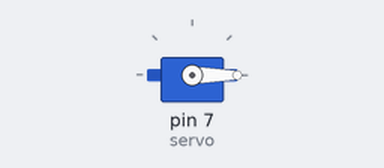
Recording of a program running on a simulated MicroPython board. Parts: servo. Servo angles are drawn from the pulse width (0.5 ms = 0°, 2.5 ms = 180°).

Above: at 0.05 s.
Timing chart, 0 to 4.6 s (numbered marks = the images above):
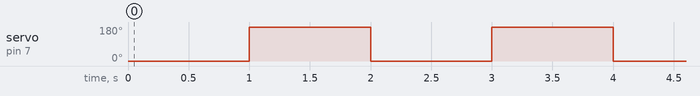

The program:

PWM_control_servo.py
```python
from machine import Pin, PWM
import utime

servo = PWM(Pin(7))
servo.freq(50)

# Numerical remapping
def my_map(x, in_min, in_max, out_min, out_max):
    return int((x - in_min) * (out_max - out_min) / (in_max - in_min) + out_min)

# Control servo, value=[0, 180]
def servo_control(value):
    if value > 180 or value < 0:
        print('Please enter a limited speed value of 0-180 ')
        return
    duty = my_map(value, 0, 180, 500000, 2500000)
    servo.duty_ns(duty)

# Control servo
while True:
    servo_control(0)
    utime.sleep(1)
    servo_control(180)
    utime.sleep(1)
```

Measured:
- by itself, servo on pin 7 (servo): alternates 180° for 1.0 s and 0° for 1.0 s
